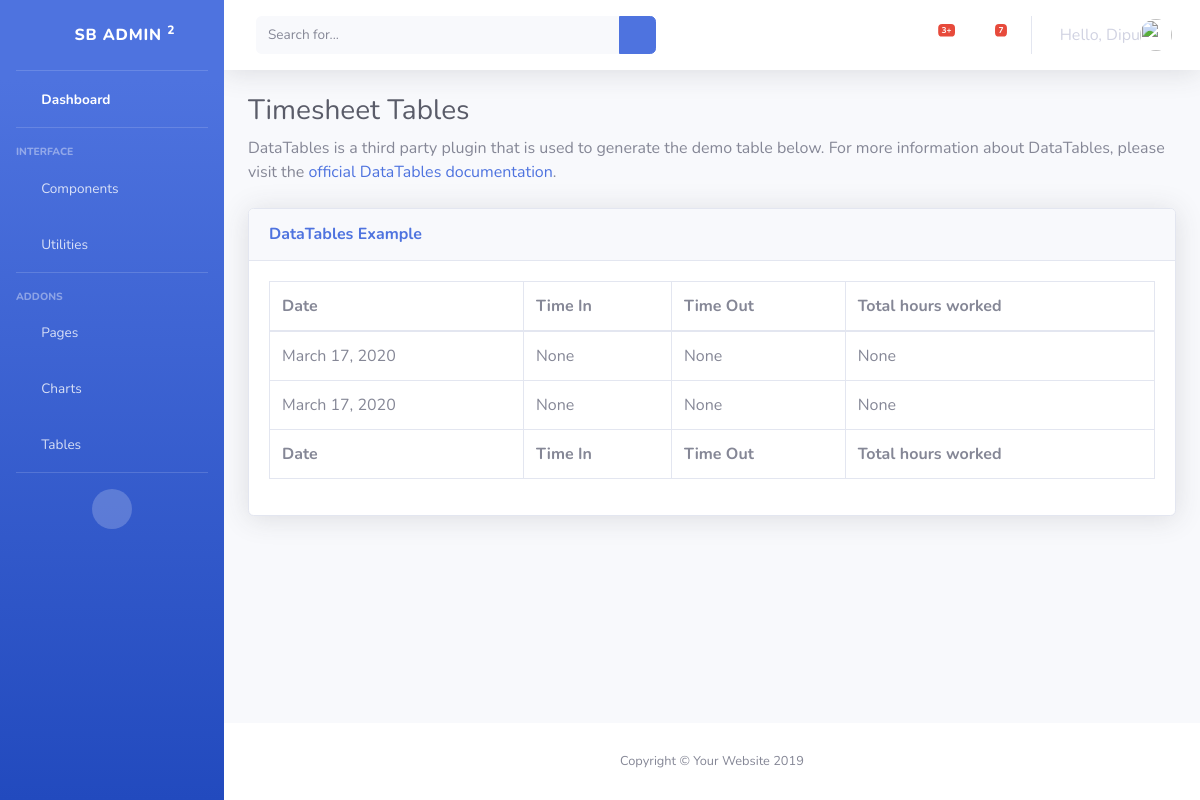
Page /attendance/timesheet (signed in) on the earlier database version.
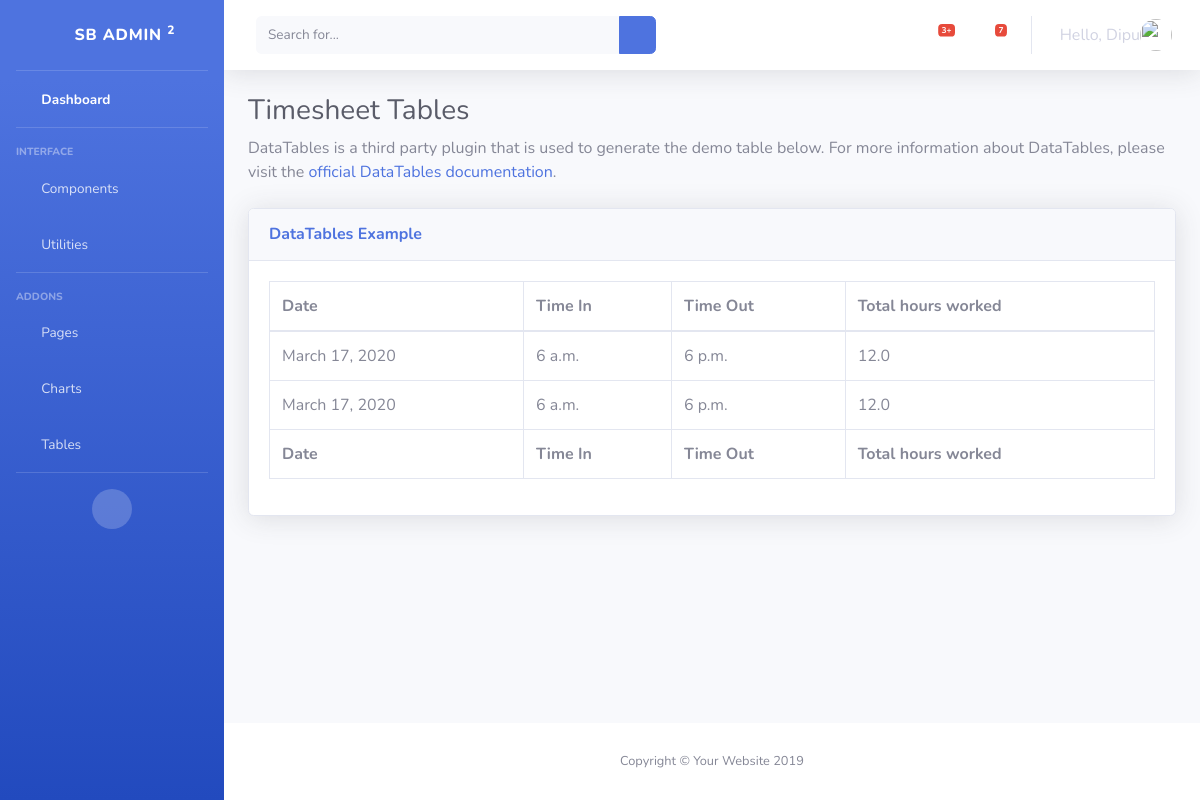
Same page on the later database version.
### attendance/models.py (models this page shows)
class TimeSheet(models.Model):
    user = models.ForeignKey(settings.AUTH_USER_MODEL, on_delete=models.CASCADE)
    date = models.DateField(auto_now=False, auto_now_add=False)
    time_in = models.TimeField(auto_now=False, auto_now_add=False, null=True)
    time_out = models.TimeField(auto_now=False, auto_now_add=False, null=True)
    status = models.IntegerField()
    num_of_hours = models.FloatField(null=True)
    def __str__(self):
        return '%s %s %s' % (self.user, self.time_in, self.time_out)

### attendance/views.py (the view)
# urls.py: path('timesheet', views.timeSheet, name='timesheet'),
def timeSheet(request):
    timesheetData = TimeSheet.objects.filter(user=request.user);
    print(timesheetData)
    return render(request, 'timesheet.html', {'timesheetData': timesheetData})

### attendance/templates/timesheet.html
{% extends 'base.html' %}
{% block content %}
        <div class="container-fluid">
          <h1 class="h3 mb-2 text-gray-800">Timesheet Tables</h1>
          <p class="mb-4">DataTables is a third party plugin that is used to generate the demo table below. For more information about DataTables, please visit the <a target="_blank" href="https://datatables.net">official DataTables documentation</a>.</p>
          <div class="card shadow mb-4">
            <div class="card-header py-3">
              <h6 class="m-0 font-weight-bold text-primary">DataTables Example</h6>
            </div>
            <div class="card-body">
              <div class="table-responsive">
                <table class="table table-bordered" id="dataTable" width="100%" cellspacing="0">
                  <thead>
                    <tr>
                      <th>Date</th>
                      <th>Time In</th>
                      <th>Time Out</th>
                      <th>Total hours worked</th>
                    </tr>
                  </thead>
                  <tfoot>
                    <tr>
                      <th>Date</th>
                      <th>Time In</th>
                      <th>Time Out</th>
                      <th>Total hours worked</th>
                    </tr>
                  </tfoot>
                  <tbody>
                        {% for data in timesheetData %}
                            <tr>
                              <td>{{ data.date }}</td>
                              <td>{{ data.time_in }}</td>
                              <td>{{ data.time_out }}</td>
                              <td>{{ data.num_of_hours }}</td>
                            </tr>
                        {% endfor %}
                  </tbody>
                </table>
              </div>
            </div>
          </div>
        </div>
{% endblock %}

### templates/base.html (shortened to what this page needs)
{% load static %}
<!DOCTYPE html>
<html lang="en">
<head>
  <link href="{% static 'vendor/fontawesome-free/css/all.min.css'%}" rel="stylesheet" type="text/css">
  <link href="{% static 'css/sb-admin-2.min.css'%}" rel="stylesheet">
  <link href="{% static 'vendor/datatables/dataTables.bootstrap4.min.css' %}" rel="stylesheet">
</head>
<body id="page-top">
  <div id="wrapper">
    <ul class="navbar-nav bg-gradient-primary sidebar sidebar-dark accordion" id="accordionSidebar">
      <a class="sidebar-brand d-flex align-items-center justify-content-center" href="index.html">
        <div class="sidebar-brand-icon rotate-n-15">
          <i class="fas fa-laugh-wink"></i>
        </div>
        <div class="sidebar-brand-text mx-3">SB Admin <sup>2</sup></div>
      </a>
      <hr class="sidebar-divider my-0">
      <li class="nav-item active">
        <a class="nav-link" href="/">
          <i class="fas fa-fw fa-tachometer-alt"></i>
          <span>Dashboard</span></a>
      </li>
      <hr class="sidebar-divider">
      <div class="sidebar-heading">
        Interface
      </div>
      <li class="nav-item">
        <a class="nav-link collapsed" href="#" data-toggle="collapse" data-target="#collapseTwo" aria-expanded="true" aria-controls="collapseTwo">
          <i class="fas fa-fw fa-cog"></i>
          <span>Components</span>
        </a>
      </li>
      <li class="nav-item">
        <a class="nav-link collapsed" href="#" data-toggle="collapse" data-target="#collapseUtilities" aria-expanded="true" aria-controls="collapseUtilities">
          <i class="fas fa-fw fa-wrench"></i>
          <span>Utilities</span>
        </a>
      </li>
      <hr class="sidebar-divider">
      <div class="sidebar-heading">
        Addons
      </div>
      <li class="nav-item">
        <a class="nav-link collapsed" href="#" data-toggle="collapse" data-target="#collapsePages" aria-expanded="true" aria-controls="collapsePages">
          <i class="fas fa-fw fa-folder"></i>
          <span>Pages</span>
        </a>
      </li>
      <li class="nav-item">
        <a class="nav-link" href="charts.html">
          <i class="fas fa-fw fa-chart-area"></i>
          <span>Charts</span></a>
      </li>
      <li class="nav-item">
        <a class="nav-link" href="tables.html">
          <i class="fas fa-fw fa-table"></i>
          <span>Tables</span></a>
      </li>
      <hr class="sidebar-divider d-none d-md-block">
      <div class="text-center d-none d-md-inline">
        <button class="rounded-circle border-0" id="sidebarToggle"></button>
      </div>
    </ul>
    <div id="content-wrapper" class="d-flex flex-column">
      <div id="content">
        <nav class="navbar navbar-expand navbar-light bg-white topbar mb-4 static-top shadow">
          <form class="d-none d-sm-inline-block form-inline mr-auto ml-md-3 my-2 my-md-0 mw-100 navbar-search">
            <div class="input-group">
              <input type="text" class="form-control bg-light border-0 small" placeholder="Search for..." aria-label="Search" aria-describedby="basic-addon2">
              <div class="input-group-append">
                <button class="btn btn-primary" type="button">
                  <i class="fas fa-search fa-sm"></i>
                </button>
              </div>
            </div>
          </form>
          <ul class="navbar-nav ml-auto">
            <li class="nav-item dropdown no-arrow mx-1">
              <a class="nav-link dropdown-toggle" href="#" id="alertsDropdown" role="button" data-toggle="dropdown" aria-haspopup="true" aria-expanded="false">
                <i class="fas fa-bell fa-fw"></i>
                <span class="badge badge-danger badge-counter">3+</span>
              </a>
            </li>
            <li class="nav-item dropdown no-arrow mx-1">
              <a class="nav-link dropdown-toggle" href="#" id="messagesDropdown" role="button" data-toggle="dropdown" aria-haspopup="true" aria-expanded="false">
                <i class="fas fa-envelope fa-fw"></i>
                <span class="badge badge-danger badge-counter">7</span>
              </a>
            </li>
            <li class="nav-item dropdown no-arrow">
              <a class="nav-link dropdown-toggle" href="#" id="userDropdown" role="button" data-toggle="dropdown" aria-haspopup="true" aria-expanded="false">
                {% if user.is_authenticated %}
                    Hello, {{ user.first_name}}
                {% endif %}
                 <img class="img-profile rounded-circle" src="https://source.unsplash.com/QAB-WJcbgJk/60x60">
              </a>
            </li>
          </ul>
        </nav>
        {% block content %}
        {% endblock %}
      </div>
      <footer class="sticky-footer bg-white">
        <div class="container my-auto">
          <div class="copyright text-center my-auto">
            <span>Copyright &copy; Your Website 2019</span>
          </div>
        </div>
      </footer>
    </div>
  </div>
</body>
</html>

Differences in the rows shown:
changed TimeSheet (number 1 of 2 on the later page): time_in "None" → "6 a.m."; time_out "None" → "6 p.m."; num_of_hours "None" → "12.0"
changed TimeSheet (number 2 of 2 on the later page): time_in "None" → "6 a.m."; time_out "None" → "6 p.m."; num_of_hours "None" → "12.0"
